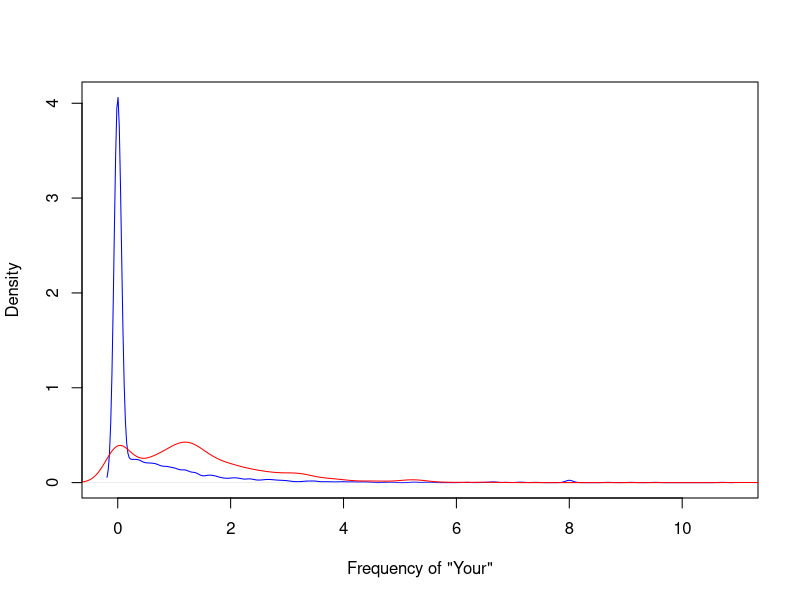

This chart was generated by the following R code:
setwd("C:\\Users\\Ivan.Liuyanfeng\\Desktop\\Data_Mining_Work_Space\\Data-Science-Practical-Machine-Learning")
library(kernlab)
data(spam)
head(spam)

plot(density(spam$your[spam$type=='nonspam']),col='blue',main='',xlab='Frequency of "Your"')
lines(density(spam$your[spam$type=='spam']),col='red')
